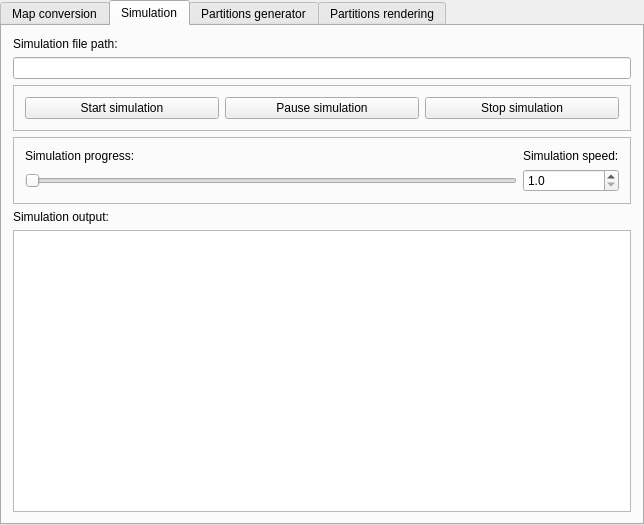
<?xml version="1.0" encoding="UTF-8"?>
<ui version="4.0">
 <class>MainWindow</class>
 <widget class="QMainWindow" name="MainWindow">
  <property name="geometry">
   <rect>
    <x>0</x>
    <y>0</y>
    <width>644</width>
    <height>525</height>
   </rect>
  </property>
  <property name="windowTitle">
   <string>MainWindow</string>
  </property>
  <widget class="QWidget" name="centralWidget">
   <layout class="QGridLayout" name="gridLayout">
    <property name="margin">
     <number>0</number>
    </property>
    <item row="0" column="0">
     <widget class="QTabWidget" name="tabWidget">
      <property name="currentIndex">
       <number>1</number>
      </property>
      <widget class="QWidget" name="mapConversion">
       <attribute name="title">
        <string>Map conversion</string>
       </attribute>
       <layout class="QGridLayout" name="gridLayout_2">
        <item row="4" column="0">
         <widget class="QLabel" name="outputDirL">
          <property name="text">
           <string>Output directory:</string>
          </property>
         </widget>
        </item>
        <item row="1" column="0">
         <widget class="QLabel" name="osmPathL">
          <property name="text">
           <string>OSM map file path:</string>
          </property>
         </widget>
        </item>
        <item row="3" column="0">
         <widget class="QLineEdit" name="osmPath"/>
        </item>
        <item row="5" column="0">
         <widget class="QLineEdit" name="outputDir"/>
        </item>
        <item row="7" column="0">
         <widget class="QFrame" name="frame">
          <property name="frameShadow">
           <enum>QFrame::Raised</enum>
          </property>
          <layout class="QGridLayout" name="gridLayout_3">
           <item row="0" column="0">
            <widget class="QPushButton" name="genBtn">
             <property name="text">
              <string>Generate map</string>
             </property>
            </widget>
           </item>
           <item row="0" column="2">
            <spacer name="horizontalSpacer">
             <property name="orientation">
              <enum>Qt::Horizontal</enum>
             </property>
             <property name="sizeHint" stdset="0">
              <size>
               <width>40</width>
               <height>20</height>
              </size>
             </property>
            </spacer>
           </item>
           <item row="0" column="1">
            <widget class="QPushButton" name="cancelBtn">
             <property name="text">
              <string>Cancel</string>
             </property>
            </widget>
           </item>
          </layout>
         </widget>
        </item>
        <item row="11" column="0">
         <spacer name="verticalSpacer">
          <property name="orientation">
           <enum>Qt::Vertical</enum>
          </property>
          <property name="sizeHint" stdset="0">
           <size>
            <width>20</width>
            <height>40</height>
           </size>
          </property>
         </spacer>
        </item>
        <item row="9" column="0">
         <widget class="QProgressBar" name="mcProgressBar">
          <property name="maximum">
           <number>100</number>
          </property>
          <property name="value">
           <number>0</number>
          </property>
          <property name="orientation">
           <enum>Qt::Horizontal</enum>
          </property>
          <property name="invertedAppearance">
           <bool>false</bool>
          </property>
         </widget>
        </item>
        <item row="8" column="0">
         <widget class="QLabel" name="progressL">
          <property name="text">
           <string>Generating progress:</string>
          </property>
         </widget>
        </item>
        <item row="10" column="0">
         <widget class="QLabel" name="mcStatus">
          <property name="text">
           <string/>
          </property>
         </widget>
        </item>
        <item row="6" column="0">
         <widget class="QCheckBox" name="addIdx">
          <property name="text">
           <string>Add indexes</string>
          </property>
         </widget>
        </item>
       </layout>
      </widget>
      <widget class="QWidget" name="tab">
       <attribute name="title">
        <string>Simulation</string>
       </attribute>
       <layout class="QGridLayout" name="gridLayout_5">
        <item row="0" column="0">
         <widget class="QLabel" name="label">
          <property name="text">
           <string>Simulation file path:</string>
          </property>
         </widget>
        </item>
        <item row="1" column="0">
         <widget class="QLineEdit" name="simPath"/>
        </item>
        <item row="2" column="0">
         <widget class="QFrame" name="frame_4">
          <property name="minimumSize">
           <size>
            <width>0</width>
            <height>25</height>
           </size>
          </property>
          <property name="frameShape">
           <enum>QFrame::StyledPanel</enum>
          </property>
          <property name="frameShadow">
           <enum>QFrame::Raised</enum>
          </property>
          <layout class="QHBoxLayout" name="horizontalLayout">
           <item>
            <widget class="QPushButton" name="simStartBtn">
             <property name="text">
              <string>Start simulation</string>
             </property>
            </widget>
           </item>
           <item>
            <widget class="QPushButton" name="simPauseBtn">
             <property name="text">
              <string>Pause simulation</string>
             </property>
            </widget>
           </item>
           <item>
            <widget class="QPushButton" name="simStopBtn">
             <property name="text">
              <string>Stop simulation</string>
             </property>
            </widget>
           </item>
          </layout>
         </widget>
        </item>
        <item row="4" column="0">
         <widget class="QFrame" name="frame_5">
          <property name="minimumSize">
           <size>
            <width>0</width>
            <height>30</height>
           </size>
          </property>
          <property name="frameShape">
           <enum>QFrame::StyledPanel</enum>
          </property>
          <property name="frameShadow">
           <enum>QFrame::Raised</enum>
          </property>
          <layout class="QGridLayout" name="gridLayout_6">
           <item row="0" column="1">
            <widget class="QLabel" name="label_3">
             <property name="text">
              <string>Simulation speed:</string>
             </property>
            </widget>
           </item>
           <item row="0" column="0">
            <widget class="QLabel" name="label_2">
             <property name="text">
              <string>Simulation progress:</string>
             </property>
            </widget>
           </item>
           <item row="1" column="0">
            <widget class="QSlider" name="simSlider">
             <property name="maximum">
              <number>100</number>
             </property>
             <property name="orientation">
              <enum>Qt::Horizontal</enum>
             </property>
            </widget>
           </item>
           <item row="1" column="1">
            <widget class="QDoubleSpinBox" name="simSpeed">
             <property name="decimals">
              <number>1</number>
             </property>
             <property name="minimum">
              <double>1.000000000000000</double>
             </property>
             <property name="maximum">
              <double>10.000000000000000</double>
             </property>
             <property name="singleStep">
              <double>0.500000000000000</double>
             </property>
            </widget>
           </item>
          </layout>
         </widget>
        </item>
        <item row="5" column="0">
         <widget class="QLabel" name="label_4">
          <property name="text">
           <string>Simulation output:</string>
          </property>
         </widget>
        </item>
        <item row="6" column="0">
         <widget class="QTextBrowser" name="simOutput"/>
        </item>
       </layout>
      </widget>
      <widget class="QWidget" name="partitionsGen">
       <attribute name="title">
        <string>Partitions generator</string>
       </attribute>
      </widget>
      <widget class="QWidget" name="partitionsRender">
       <attribute name="title">
        <string>Partitions rendering</string>
       </attribute>
       <layout class="QGridLayout" name="gridLayout_4">
        <item row="0" column="0">
         <widget class="QLabel" name="partRenderPathL">
          <property name="maximumSize">
           <size>
            <width>16777215</width>
            <height>15</height>
           </size>
          </property>
          <property name="text">
           <string>Partition database path:</string>
          </property>
         </widget>
        </item>
        <item row="1" column="0">
         <widget class="QLineEdit" name="partRenderPath"/>
        </item>
        <item row="1" column="1">
         <widget class="QPushButton" name="partitionOk">
          <property name="text">
           <string>Ok</string>
          </property>
         </widget>
        </item>
        <item row="3" column="0" rowspan="2">
         <widget class="PartitionsRenderWidget" name="widget" native="true"/>
        </item>
        <item row="3" column="1" rowspan="2">
         <widget class="QFrame" name="frame_2">
          <property name="frameShape">
           <enum>QFrame::StyledPanel</enum>
          </property>
          <property name="frameShadow">
           <enum>QFrame::Raised</enum>
          </property>
          <widget class="QSlider" name="zoom">
           <property name="geometry">
            <rect>
             <x>30</x>
             <y>20</y>
             <width>19</width>
             <height>200</height>
            </rect>
           </property>
           <property name="maximumSize">
            <size>
             <width>16777215</width>
             <height>200</height>
            </size>
           </property>
           <property name="minimum">
            <number>10</number>
           </property>
           <property name="maximum">
            <number>360</number>
           </property>
           <property name="value">
            <number>30</number>
           </property>
           <property name="orientation">
            <enum>Qt::Vertical</enum>
           </property>
          </widget>
         </widget>
        </item>
        <item row="2" column="0">
         <widget class="QFrame" name="frame_3">
          <property name="maximumSize">
           <size>
            <width>16777215</width>
            <height>20</height>
           </size>
          </property>
          <property name="frameShape">
           <enum>QFrame::StyledPanel</enum>
          </property>
          <property name="frameShadow">
           <enum>QFrame::Raised</enum>
          </property>
          <widget class="QCheckBox" name="showNodes">
           <property name="geometry">
            <rect>
             <x>10</x>
             <y>0</y>
             <width>111</width>
             <height>17</height>
            </rect>
           </property>
           <property name="text">
            <string>Show nodes</string>
           </property>
           <property name="checked">
            <bool>true</bool>
           </property>
          </widget>
          <widget class="QCheckBox" name="showWays">
           <property name="geometry">
            <rect>
             <x>130</x>
             <y>0</y>
             <width>111</width>
             <height>17</height>
            </rect>
           </property>
           <property name="text">
            <string>Show ways</string>
           </property>
           <property name="checked">
            <bool>true</bool>
           </property>
          </widget>
         </widget>
        </item>
       </layout>
      </widget>
     </widget>
    </item>
   </layout>
  </widget>
 </widget>
 <layoutdefault spacing="6" margin="11"/>
 <customwidgets>
  <customwidget>
   <class>PartitionsRenderWidget</class>
   <extends>QWidget</extends>
   <header location="global">partitionsrenderwidget.h</header>
   <container>1</container>
  </customwidget>
 </customwidgets>
 <resources/>
 <connections/>
</ui>
